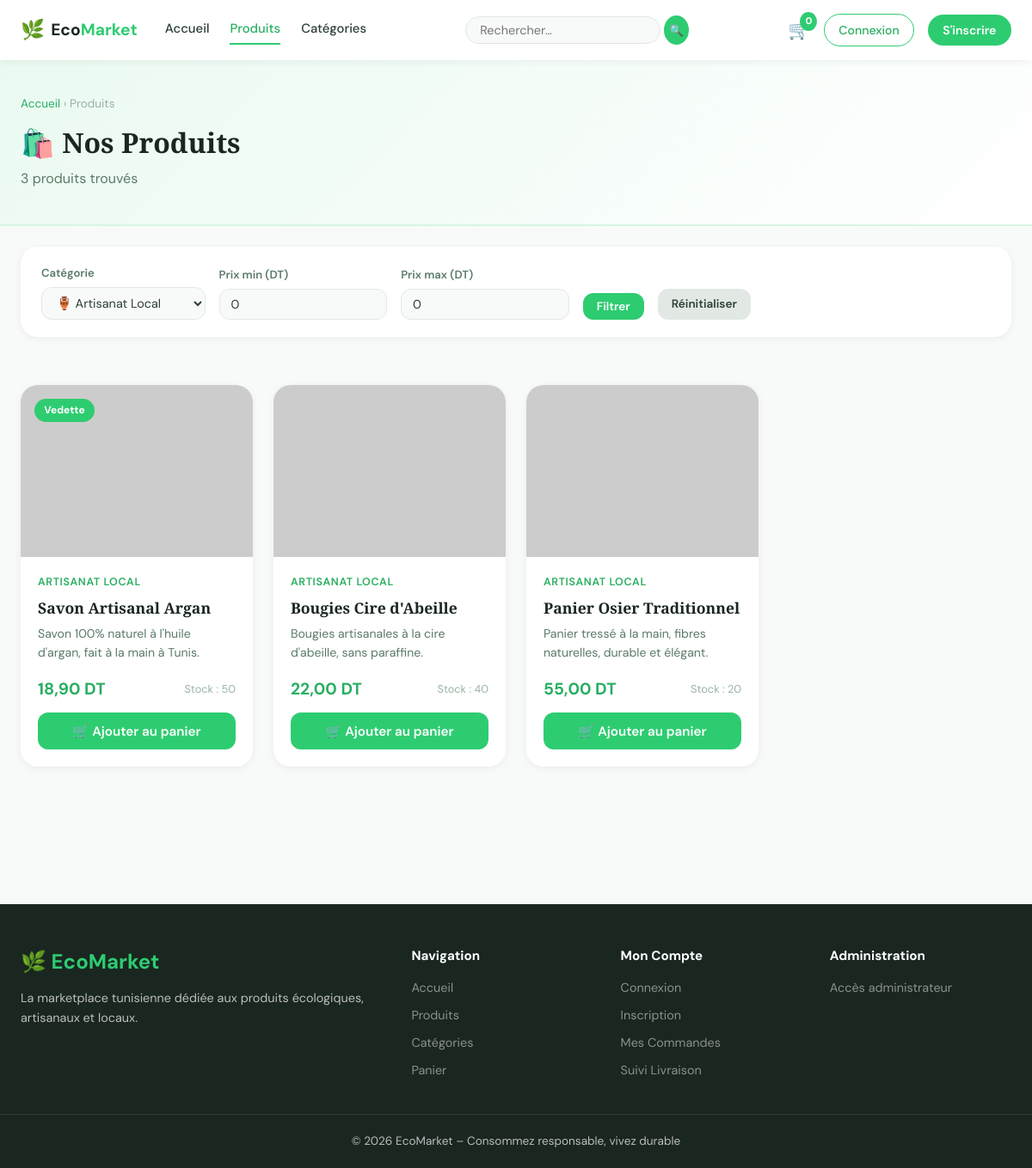
The page /pages/produits.php?categorie=2 on the database its author committed.
### tables this page shows
CREATE TABLE `produits` (
  `id` int(10) UNSIGNED NOT NULL,
  `nom` varchar(200) NOT NULL,
  `description` text DEFAULT NULL,
  `prix` decimal(10,2) NOT NULL CHECK (`prix` >= 0),
  `stock` int(10) UNSIGNED NOT NULL DEFAULT 0,
  `image` varchar(255) DEFAULT 'default.jpg',
  `categorie_id` int(10) UNSIGNED NOT NULL,
  `en_vedette` tinyint(1) DEFAULT 0,
  `created_at` timestamp NOT NULL DEFAULT current_timestamp()
);

CREATE TABLE `categories` (
  `id` int(10) UNSIGNED NOT NULL,
  `nom` varchar(100) NOT NULL,
  `description` text DEFAULT NULL,
  `icone` varchar(50) DEFAULT '?',
  `created_at` timestamp NOT NULL DEFAULT current_timestamp()
);

### includes/config.php (called while the page is built, shortened)
<?php
function e(string $v): string {
    return htmlspecialchars($v, ENT_QUOTES, 'UTF-8');
}
function prix(float $p): string {
    return number_format($p, 2, ',', ' ') . ' DT';
}
function paginate(int $total, int $page, int $perPage = PER_PAGE): array {
    $pages   = max(1, (int)ceil($total / $perPage));
    $page    = max(1, min($page, $pages));
    $offset  = ($page - 1) * $perPage;
    return ['page' => $page, 'pages' => $pages, 'offset' => $offset, 'total' => $total];
}
function imgUrl(string $image): string {
    $image = trim($image);
    if (filter_var($image, FILTER_VALIDATE_URL) && str_starts_with($image, 'http')) {
        return $image;
    }
    return IMG_DEFAULT;
}

### pages/produits.php (the view, shortened to what this page needs)
<?php
require_once __DIR__ . '/../includes/config.php';
$pdo = getPDO();
$q        = trim($_GET['q']        ?? '');
$catId    = (int)($_GET['categorie'] ?? 0);
$prixMin  = (float)($_GET['prix_min'] ?? 0);
$prixMax  = (float)($_GET['prix_max'] ?? 0);
$page     = max(1, (int)($_GET['page'] ?? 1));
$where  = ['1=1'];
$params = [];
if ($catId > 0) {
    $where[]          = 'p.categorie_id = :cat';
    $params[':cat']   = $catId;
}
$whereSQL = implode(' AND ', $where);
$stmtCount = $pdo->prepare("SELECT COUNT(*) FROM produits p WHERE $whereSQL");
$stmtCount->execute($params);
$total = (int)$stmtCount->fetchColumn();
$pg = paginate($total, $page);
$stmt = $pdo->prepare("
    SELECT p.*, c.nom AS cat_nom
    FROM produits p
    JOIN categories c ON p.categorie_id = c.id
    WHERE $whereSQL
    ORDER BY p.en_vedette DESC, p.created_at DESC
    LIMIT " . PER_PAGE . " OFFSET " . $pg['offset']
);
$stmt->execute($params);
$produits = $stmt->fetchAll();
$categories = $pdo->query("SELECT * FROM categories ORDER BY nom")->fetchAll();
include __DIR__ . '/../includes/header.php';
?>
<div class="page-header">
    <div class="container">
        <div class="breadcrumb"><a href="<?= SITE_URL ?>">Accueil</a> › Produits</div>
        <h1>🛍️ Nos Produits</h1>
        <p><?= $pg['total'] ?> produit<?= $pg['total'] > 1 ? 's' : '' ?> trouvé<?= $pg['total'] > 1 ? 's' : '' ?>
           <?= $q ? 'pour "<strong>' . e($q) . '</strong>"' : '' ?></p>
    </div>
</div>
<section class="section" style="padding-top:1.5rem;">
<div class="container">
<form method="GET" action="" class="filter-bar">
    <div class="filter-group">
        <label>Catégorie</label>
        <select name="categorie">
            <?php foreach ($categories as $cat): ?>
            <option value="<?= $cat['id'] ?>" <?= $catId == $cat['id'] ? 'selected' : '' ?>>
                <?= e($cat['icone']) ?> <?= e($cat['nom']) ?>
            </option>
            <?php endforeach; ?>
        </select>
    </div>
    <div class="filter-group">
        <label>Prix min (DT)</label>
        <input type="number" name="prix_min" min="0" step="0.5" value="<?= e((string)$prixMin) ?>" placeholder="0">
    </div>
    <div class="filter-group">
        <label>Prix max (DT)</label>
        <input type="number" name="prix_max" min="0" step="0.5" value="<?= e((string)$prixMax) ?>" placeholder="Ex: 100">
    </div>
    <button type="submit" class="btn btn-primary btn-sm">Filtrer</button>
    <a href="produits.php" class="btn btn-secondary btn-sm">Réinitialiser</a>
</form>
<?php if (empty($produits)): ?>
    <div class="empty-state">
        <div class="empty-icon">🔍</div>
        <h3>Aucun produit trouvé</h3>
        <p>Modifiez vos filtres ou votre recherche.</p>
        <a href="produits.php" class="btn btn-primary">Voir tous les produits</a>
    </div>
<?php else: ?>
    <div class="products-grid">
        <?php foreach ($produits as $p): ?>
        <div class="card product-card">
            <?php if ($p['en_vedette']): ?>
                <span class="badge-vedette"> Vedette</span>
            <?php endif; ?>
            <a href="produit_detail.php?id=<?= $p['id'] ?>">
                <img src="<?= e(imgUrl($p['image'] ?? '')) ?>"
                     alt="<?= e($p['nom']) ?>"
                     class="product-img"
                     style="width:100%;height:200px;object-fit:cover;"
                     onerror="this.src='https://placehold.co/400x300/d5f5e3/2ecc71?text=EcoMarket'">
            </a>
            <div class="card-body">
                <div class="product-cat"><?= e($p['cat_nom']) ?></div>
                <h3 class="product-name">
                    <a href="produit_detail.php?id=<?= $p['id'] ?>"><?= e($p['nom']) ?></a>
                </h3>
                <p class="product-desc"><?= e($p['description']) ?></p>
                <div class="product-footer">
                    <span class="product-price"><?= prix((float)$p['prix']) ?></span>
                    <?php if ($p['stock'] == 0): ?>
                        <span style="color:#e74c3c;font-size:.8rem;">Rupture</span>
                    <?php else: ?>
                        <span class="product-stock">Stock : <?= $p['stock'] ?></span>
                    <?php endif; ?>
                </div>
                <?php if ($p['stock'] > 0): ?>
                <form method="POST" action="panier.php" style="margin-top:.75rem;">
                    <button type="submit" class="btn btn-primary" style="width:100%;">🛒 Ajouter au panier</button>
                </form>
                <?php else: ?>
                    <button class="btn btn-secondary" style="width:100%;margin-top:.75rem;" disabled>Indisponible</button>
                <?php endif; ?>
            </div>
        </div>
        <?php endforeach; ?>
    </div>
<?php endif; ?>
</div>
</section>
<?php include __DIR__ . '/../includes/footer.php'; ?>

### assets/css/style.css (style rules this page uses)
:root { --green: #2ecc71; --green-dark: #27ae60; --green-light: #d5f5e3; --green-xlight:#eafaf1; --white: #ffffff; --gray-50: #f8faf9; --gray-100: #f0f4f2; --gray-200: #e2e8e4; --gray-400: #9ab3a4; --gray-600: #5a7a68; --gray-800: #2c3e35; --black: #1a2620; --radius: 12px; --radius-lg: 20px; --shadow-sm: 0 2px 8px rgba(0,0,0,.06); --shadow-md: 0 6px 24px rgba(0,0,0,.1); --shadow-lg: 0 16px 48px rgba(0,0,0,.14); --font-head: 'Playfair Display', Georgia, serif; --font-body: 'DM Sans', system-ui, sans-serif; --transition: all .25s ease; }
*, *::before, *::after { box-sizing: border-box; margin: 0; padding: 0; }
html { scroll-behavior: smooth; }
body { font-family: var(--font-body); font-size: 16px; color: var(--gray-800); background: var(--gray-50); line-height: 1.6; }
a { color: inherit; text-decoration: none; }
img { max-width: 100%; display: block; }
button, input, select, textarea { font-family: inherit; }
.container { max-width: 1200px; margin: 0 auto; padding: 0 1.5rem; }
.btn { display: inline-flex; align-items: center; justify-content: center; gap: .4rem; padding: .7rem 1.5rem; border-radius: var(--radius); font-weight: 600; font-size: .95rem; cursor: pointer; border: none; transition: var(--transition); text-align: center; }
.btn-primary { background: var(--green); color: var(--white); }
.btn-secondary { background: var(--gray-200); color: var(--gray-800); }
.btn-sm { padding: .45rem 1rem; font-size: .85rem; }
.card { background: var(--white); border-radius: var(--radius-lg); box-shadow: var(--shadow-sm); overflow: hidden; transition: var(--transition); }
.card-body { padding: 1.25rem; }
.products-grid { display: grid; grid-template-columns: repeat(auto-fill, minmax(260px, 1fr)); gap: 1.5rem; padding: 2rem 0; }
.product-card { position: relative; }
.product-card .badge-vedette { position: absolute; top: 1rem; left: 1rem; background: var(--green); color: white; font-size: .75rem; font-weight: 700; padding: .25rem .7rem; border-radius: 50px; }
.product-img { width: 100%; height: 200px; object-fit: cover; background: var(--green-xlight); display: flex; align-items: center; justify-content: center; font-size: 3.5rem; color: var(--green-dark); }
.product-cat { font-size: .78rem; color: var(--green-dark); font-weight: 600; text-transform: uppercase; letter-spacing: .05em; }
.product-name { font-family: var(--font-head); font-size: 1.1rem; margin: .3rem 0; color: var(--black); }
.product-desc { font-size: .88rem; color: var(--gray-600); display: -webkit-box; -webkit-line-clamp: 2; -webkit-box-orient: vertical; overflow: hidden; }
.product-footer { display: flex; align-items: center; justify-content: space-between; margin-top: 1rem; }
.product-price { font-size: 1.2rem; font-weight: 700; color: var(--green-dark); }
.product-stock { font-size: .8rem; color: var(--gray-400); }
.section { padding: 4rem 0; }
.filter-bar { background: var(--white); border-radius: var(--radius-lg); padding: 1.25rem 1.5rem; box-shadow: var(--shadow-sm); display: flex; gap: 1rem; align-items: flex-end; flex-wrap: wrap; margin-bottom: 1.5rem; }
.filter-group { display: flex; flex-direction: column; gap: .4rem; }
.filter-group label { font-size: .82rem; font-weight: 600; color: var(--gray-600); }
.filter-group select, .filter-group input { padding: .5rem .8rem; border: 1.5px solid var(--gray-200); border-radius: var(--radius); font-size: .9rem; background: var(--gray-50); color: var(--gray-800); }
.page-header { background: linear-gradient(135deg, var(--green-xlight), var(--white)); border-bottom: 2px solid var(--green-light); padding: 2.5rem 0; }
.page-header h1 { font-family: var(--font-head); font-size: 2rem; color: var(--black); }
.page-header p { color: var(--gray-600); margin-top: .25rem; }
.breadcrumb { font-size: .85rem; color: var(--gray-400); margin-bottom: .5rem; }
.breadcrumb a { color: var(--green-dark); }

### rows shown on the page
produits: en_vedette "Vedette", categorie.nom "ARTISANAT LOCAL", nom "Savon Artisanal Argan", description "Savon 100% naturel à l'huile d'argan, fait à la main à Tunis.", prix "18,90 DT", stock "50"
produits: categorie.nom "ARTISANAT LOCAL", nom "Bougies Cire d'Abeille", description "Bougies artisanales à la cire d'abeille, sans paraffine.", prix "22,00 DT", stock "40"
produits: categorie.nom "ARTISANAT LOCAL", nom "Panier Osier Traditionnel", description "Panier tressé à la main, fibres naturelles, durable et élégant.", prix "55,00 DT", stock "20"

### other values the page prints
cartCount() "0"
$pg['total'] "3"
form field categorie "🏺 Artisanat Local"
